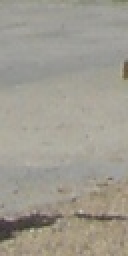
#> input picture dataset_cut/train/notHuman/contrast_139_notHuman_156.jpg, 64 x 128 px (shown 2 times larger); its folder holds only this picture in this run
$ python argumen.py
#> lines starting #> are read from the running program, lines starting #| are printed output that depends on the picture
import os
import cv2
import random

# --- CONFIGURAZIONI ---
IN_DIR = "dataset_cut/train/notHuman/"
TARGET_FINALE = 1250

files = [f for f in os.listdir(IN_DIR) if f.endswith(('.jpg', '.png'))]
num_originali = len(files)
mancanti = TARGET_FINALE - num_originali

if mancanti <= 0:
    print("Hai già raggiunto il target di immagini!")
else:
    print(f"Immagini originali: {num_originali}. Ne genererò altre {mancanti}.")

    count_generati = 0
    indice = 0

    while count_generati < mancanti:
        # Peschiamo un'immagine dalla lista in modo ciclico
        filename = files[indice % num_originali]
        img_path = os.path.join(IN_DIR, filename)
        img = cv2.imread(img_path)
#> img is the input picture: shape (128, 64, 3); mean B, G, R 144.5, 155.3, 159.3

        if img is not None:
            # Scegliamo l'operazione da fare alternandole (0, 1, 2)
            operazione = count_generati % 3

            if operazione == 0:
                # 1. Flip Orizzontale (Destra-Sinistra)
                img_aug = cv2.flip(img, 1)
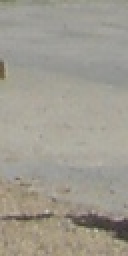
#> img_aug: shape (128, 64, 3) (shown 2 times larger); mean B, G, R 144.5, 155.3, 159.3
                prefisso = "flipH_"

            elif operazione == 1:
                # 2. Modifica Contrasto
                # Scegliamo un valore alpha casuale per avere contrasti sempre diversi
                # (es. tra 0.6 per basso contrasto e 1.6 per alto contrasto)
                alpha = random.uniform(0.6, 1.6)
                # convertScaleAbs applica la formula: pixel_nuovo = pixel_vecchio * alpha
                img_aug = cv2.convertScaleAbs(img, alpha=alpha, beta=0)
                prefisso = f"contrast_"

            else:
                # 3. Flip Verticale (Alto-Basso)
                # Se preferisci NON usare il flip verticale, puoi cambiare questo blocco
                # per fare, ad esempio, un cambio di luminosità (beta=... invece di alpha)
                img_aug = cv2.flip(img, 0)
                prefisso = "flipV_"

            # Salviamo la nuova immagine
            nuovo_nome = f"{prefisso}{count_generati}_{filename}"
            cv2.imwrite(os.path.join(IN_DIR, nuovo_nome), img_aug)

            count_generati += 1

        indice += 1

    # Ricalcoliamo il totale alla fine
    totale_finale = len([f for f in os.listdir(IN_DIR) if f.endswith(('.jpg', '.png'))])
    print(f"\nOperazione completata! Ora hai {totale_finale} immagini in totale nella cartella.")
